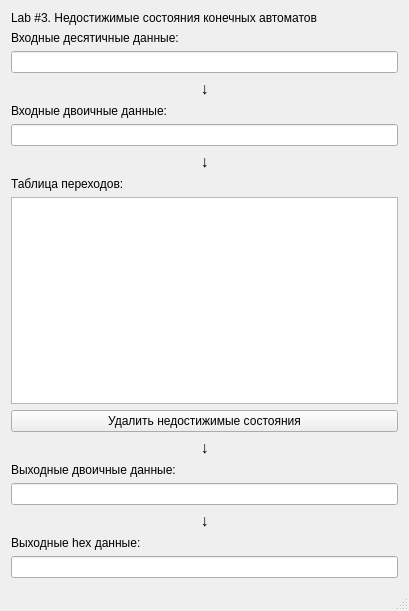
<?xml version="1.0" encoding="UTF-8"?>
<ui version="4.0">
 <class>MainWindow</class>
 <widget class="QMainWindow" name="MainWindow">
  <property name="geometry">
   <rect>
    <x>0</x>
    <y>0</y>
    <width>409</width>
    <height>611</height>
   </rect>
  </property>
  <property name="windowTitle">
   <string>Шатохин V20</string>
  </property>
  <widget class="QWidget" name="centralWidget">
   <layout class="QVBoxLayout" name="verticalLayout">
    <item>
     <widget class="QLabel" name="label_2">
      <property name="text">
       <string>Lab #3. Недостижимые состояния конечных автоматов</string>
      </property>
     </widget>
    </item>
    <item>
     <widget class="QLabel" name="label_4">
      <property name="text">
       <string>Входные десятичные данные:</string>
      </property>
     </widget>
    </item>
    <item>
     <widget class="QLineEdit" name="lineEditInputDigits"/>
    </item>
    <item>
     <widget class="QLabel" name="label_7">
      <property name="font">
       <font>
        <pointsize>12</pointsize>
       </font>
      </property>
      <property name="text">
       <string>↓</string>
      </property>
      <property name="alignment">
       <set>Qt::AlignCenter</set>
      </property>
     </widget>
    </item>
    <item>
     <widget class="QLabel" name="label_5">
      <property name="text">
       <string>Входные двоичные данные:</string>
      </property>
     </widget>
    </item>
    <item>
     <widget class="QLineEdit" name="lineEditInput">
      <property name="readOnly">
       <bool>true</bool>
      </property>
     </widget>
    </item>
    <item>
     <widget class="QLabel" name="label">
      <property name="font">
       <font>
        <pointsize>12</pointsize>
       </font>
      </property>
      <property name="text">
       <string>↓</string>
      </property>
      <property name="alignment">
       <set>Qt::AlignCenter</set>
      </property>
     </widget>
    </item>
    <item>
     <widget class="QLabel" name="label_10">
      <property name="text">
       <string>Таблица переходов:</string>
      </property>
     </widget>
    </item>
    <item>
     <widget class="QTableView" name="tableView">
      <attribute name="horizontalHeaderStretchLastSection">
       <bool>true</bool>
      </attribute>
      <attribute name="verticalHeaderStretchLastSection">
       <bool>false</bool>
      </attribute>
      <attribute name="horizontalHeaderStretchLastSection">
       <bool>true</bool>
      </attribute>
      <attribute name="verticalHeaderStretchLastSection">
       <bool>false</bool>
      </attribute>
     </widget>
    </item>
    <item>
     <widget class="QPushButton" name="btnRemoveUnreachableStates">
      <property name="text">
       <string>Удалить недостижимые состояния</string>
      </property>
     </widget>
    </item>
    <item>
     <widget class="QLabel" name="label_3">
      <property name="font">
       <font>
        <pointsize>12</pointsize>
       </font>
      </property>
      <property name="text">
       <string>↓</string>
      </property>
      <property name="alignment">
       <set>Qt::AlignCenter</set>
      </property>
     </widget>
    </item>
    <item>
     <widget class="QLabel" name="label_6">
      <property name="text">
       <string>Выходные двоичные данные:</string>
      </property>
     </widget>
    </item>
    <item>
     <widget class="QLineEdit" name="lineEditOutput">
      <property name="readOnly">
       <bool>true</bool>
      </property>
     </widget>
    </item>
    <item>
     <widget class="QLabel" name="label_9">
      <property name="font">
       <font>
        <pointsize>12</pointsize>
       </font>
      </property>
      <property name="text">
       <string>↓</string>
      </property>
      <property name="alignment">
       <set>Qt::AlignCenter</set>
      </property>
     </widget>
    </item>
    <item>
     <widget class="QLabel" name="label_8">
      <property name="text">
       <string>Выходные hex данные:</string>
      </property>
     </widget>
    </item>
    <item>
     <widget class="QLineEdit" name="lineEditOutputDigits">
      <property name="readOnly">
       <bool>true</bool>
      </property>
     </widget>
    </item>
   </layout>
  </widget>
  <widget class="QStatusBar" name="statusBar"/>
 </widget>
 <layoutdefault spacing="6" margin="11"/>
 <tabstops>
  <tabstop>lineEditInput</tabstop>
  <tabstop>lineEditOutput</tabstop>
 </tabstops>
 <resources/>
 <connections/>
</ui>
